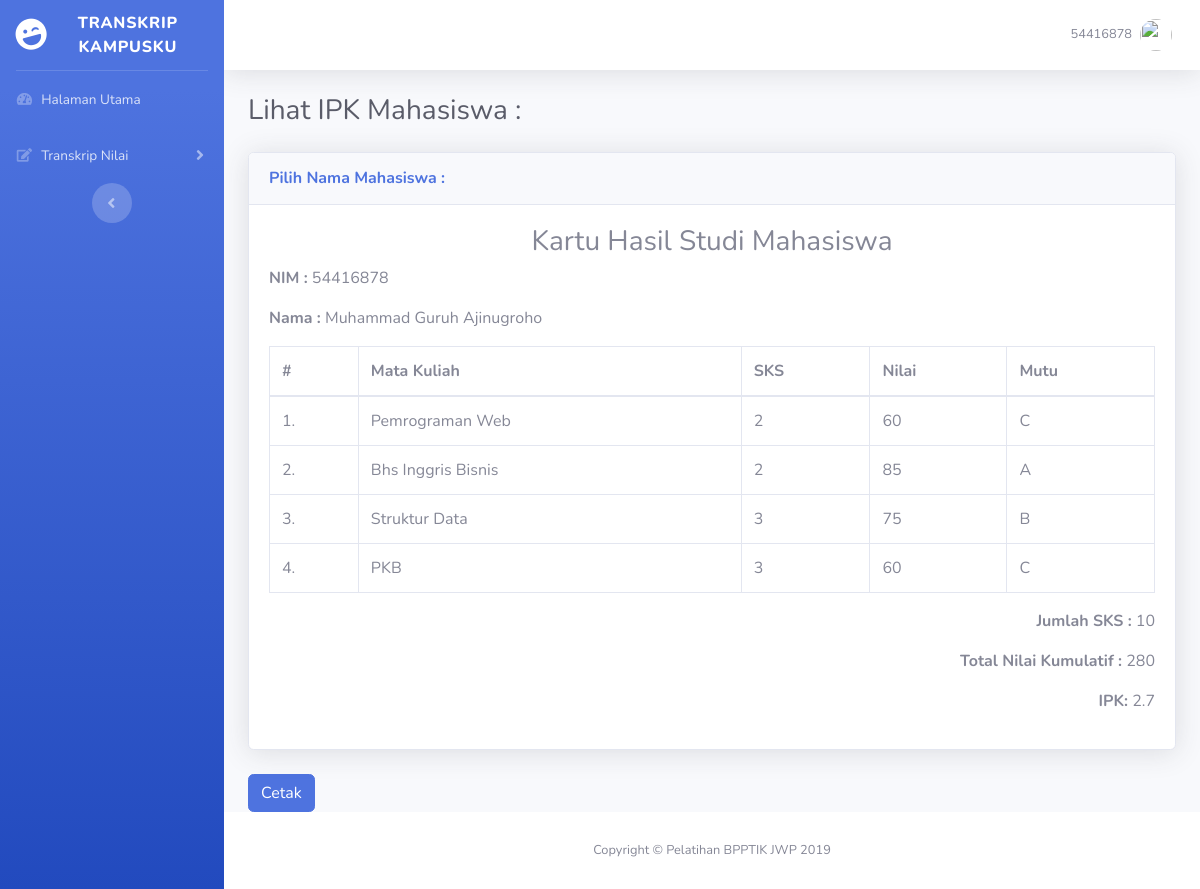
The app's page /mahasiswa/ipk.php (signed in) with its own data.
### tables this page shows
CREATE TABLE IF NOT EXISTS `mahasiswa` (
  `nim` char(8) NOT NULL,
  `nama` varchar(30) NOT NULL,
  `status` enum('aktif','nonaktif') DEFAULT 'aktif',
  PRIMARY KEY (`nim`),
  UNIQUE KEY `nim` (`nim`),
  UNIQUE KEY `nim_2` (`nim`)
);

CREATE TABLE IF NOT EXISTS `nilai` (
  `id` int(11) NOT NULL AUTO_INCREMENT,
  `kd_matkul` char(5) NOT NULL,
  `nim` char(8) NOT NULL,
  `nilai` int(11) NOT NULL,
  PRIMARY KEY (`id`)
);

CREATE TABLE IF NOT EXISTS `matkul` (
  `kd_matkul` char(5) NOT NULL,
  `nama` varchar(30) NOT NULL,
  `sks` int(11) NOT NULL,
  `status` enum('aktif','nonaktif') NOT NULL,
  PRIMARY KEY (`kd_matkul`),
  UNIQUE KEY `kd_matkul` (`kd_matkul`)
);

### mahasiswa/ipk.php (the view, shortened to what this page needs)
<?php
    require_once "../config/check_login.php";
?>
<!DOCTYPE html>
<html lang="en">
<head>
    <link href="../assets/vendor/fontawesome-free/css/all.min.css" rel="stylesheet" type="text/css">
    <link href="../assets/css/sb-admin-2.min.css" rel="stylesheet">
    <link href="../assets/vendor/datatables/dataTables.bootstrap4.min.css" rel="stylesheet">
</head>
<body id="page-top">
    <div id="wrapper">
    <?php include "navigasi.php";?>
    <div id="content-wrapper" class="d-flex flex-column">
        <div id="content">
            <nav class="navbar navbar-expand navbar-light bg-white topbar mb-4 static-top shadow">
                <ul class="navbar-nav ml-auto">
                    <li class="nav-item dropdown no-arrow">
                        <a class="nav-link dropdown-toggle" href="#" id="userDropdown" role="button" data-toggle="dropdown" aria-haspopup="true" aria-expanded="false">
                            <span class="mr-2 d-none d-lg-inline text-gray-600 small"><?=$_SESSION['nim']?></span>
                            <img class="img-profile rounded-circle" src="https://static.thenounproject.com/png/17241-200.png">
                        </a>
                    </li>
                </ul>
            </nav>
            <div class="container-fluid">
                <h1 class="h3 mb-4 text-gray-800">Lihat IPK Mahasiswa :</h1>
                <div class="card shadow mb-4">
                    <div class="card-header py-3">
                        <h6 class="m-0 font-weight-bold text-primary">Pilih Nama Mahasiswa : </h6>
                    </div>
                    <div class="card-body">
                        <?php
                            if(!empty($_SESSION)){
                                $nim = $_SESSION['nim'];
                                $mahasiswa = "SELECT * FROM mahasiswa WHERE nim='$nim' ORDER BY nama ASC";
                                $result = $conn->query($mahasiswa);
                                if ($result->num_rows > 0) {
                                    while($row = $result->fetch_assoc()) {
                            ?>
                                <div class="form-group">
                                    <h3 style="text-align:center;">Kartu Hasil Studi Mahasiswa</h3>
                                    <p><b>NIM :</b> <?=$row['nim'];?></p>
                                    <p><b>Nama :</b> <?=$row['nama'];?></p>
                                </div>
                            <?php
                                    }
                                }
                            }
                            ?>
                        <div class="table-responsive">
                            <table class="table table-bordered">
                                <thead>
                                    <th>#</th>
                                    <th>Mata Kuliah</th>
                                    <th>SKS</th>
                                    <th>Nilai</th>
                                    <th>Mutu</th>
                            </thead>
                            <tbody>
                                <?php
                                    if(!empty($_SESSION)){
                                        $nim = $_SESSION['nim'];
                                        $nilai = "SELECT
                                            c.nama AS matkul,
                                            c.sks,
                                            a.nilai
                                        FROM nilai AS a
                                        LEFT OUTER JOIN mahasiswa AS b
                                        ON b.nim = a.nim
                                        LEFT OUTER JOIN matkul AS c
                                        ON c.kd_matkul = a.kd_matkul
                                        WHERE b.nim = '$nim'
                                        ORDER BY b.nama ASC";
                                        $result = $conn->query($nilai);
                                        if ($result->num_rows > 0) {
                                            $no = 1;
                                            $mutu = 0;
                                            $atas = 0;
                                            $totSKS = 0;
                                            $totNilai = 0;
                                            while($row = $result->fetch_assoc()) {
                                                echo "<tr>";
                                                echo "<td>".$no.".</td>";
                                                echo "<td>".$row['matkul']."</td>";
                                                echo "<td>".$row['sks']."</td>";
                                                echo "<td>".$row['nilai']."</td>";
                                                echo "<td>";
                                                    if($row['nilai'] > 80){
                                                        echo "A";
                                                        $mutu = 4;
                                                    }else if($row['nilai'] > 70 && $row['nilai'] <= 80 ){
                                                        echo "B";
                                                        $mutu = 3;
                                                    }else if($row['nilai'] > 59 && $row['nilai'] <= 70){
                                                        echo "C";
                                                        $mutu = 2;
                                                    }else if($row['nilai'] > 49 && $row['nilai'] < 59){
                                                        echo "D";
                                                        $mutu = 1;
                                                    }else{
                                                        echo "E";
                                                        $mutu = 0;
                                                    }
                                                echo "</td>";
                                                echo "</tr>";
                                                $atas = $atas + ($row['sks'] * $mutu);
                                                $totSKS = $totSKS + $row['sks'];
                                                $totNilai = $totNilai + $row['nilai'];
                                                $no++;
                                            }
                                            $ipk = $atas/$totSKS;
                                        }
                                    }
                                ?>
                            </tbody>
                            </table>
                        </div>
                        <div class="form-group" style="text-align:right;">
                        <?php if(!empty($_SESSION)){?>
                            <p><b>Jumlah SKS :</b> <?=$totSKS;?></p>
                            <p><b>Total Nilai Kumulatif :</b> <?=$totNilai;?></p>
                            <p><b>IPK:</b> <?=$ipk;?></p>
                        <?php } ?>
                        </div>
                    </div>
                </div>
                <button class="btn btn-primary" onclick="window.print()">Cetak</button>
            </div>
        </div>
        <footer class="sticky-footer bg-white">
            <div class="container my-auto">
                <div class="copyright text-center my-auto">
                <span>Copyright &copy; Pelatihan BPPTIK JWP 2019</span>
                </div>
            </div>
        </footer>
    </div>
    </div>
</body>
</html>

### records on screen
mahasiswa: nim "54416878", nama "Muhammad Guruh Ajinugroho"
nilai: kd_matkul.nama "Pemrograman Web", kd_matkul.sks "2", nilai "60", shows "C"
nilai: kd_matkul.nama "Bhs Inggris Bisnis", kd_matkul.sks "2", nilai "85", shows "A"
nilai: kd_matkul.nama "Struktur Data", kd_matkul.sks "3", nilai "75", shows "B"
nilai: kd_matkul.nama "PKB", kd_matkul.sks "3", nilai "60", shows "C"

### other values on screen
$_SESSION['nim'] "54416878"
$totSKS "10"
$totNilai "280"
$ipk "2.7"
